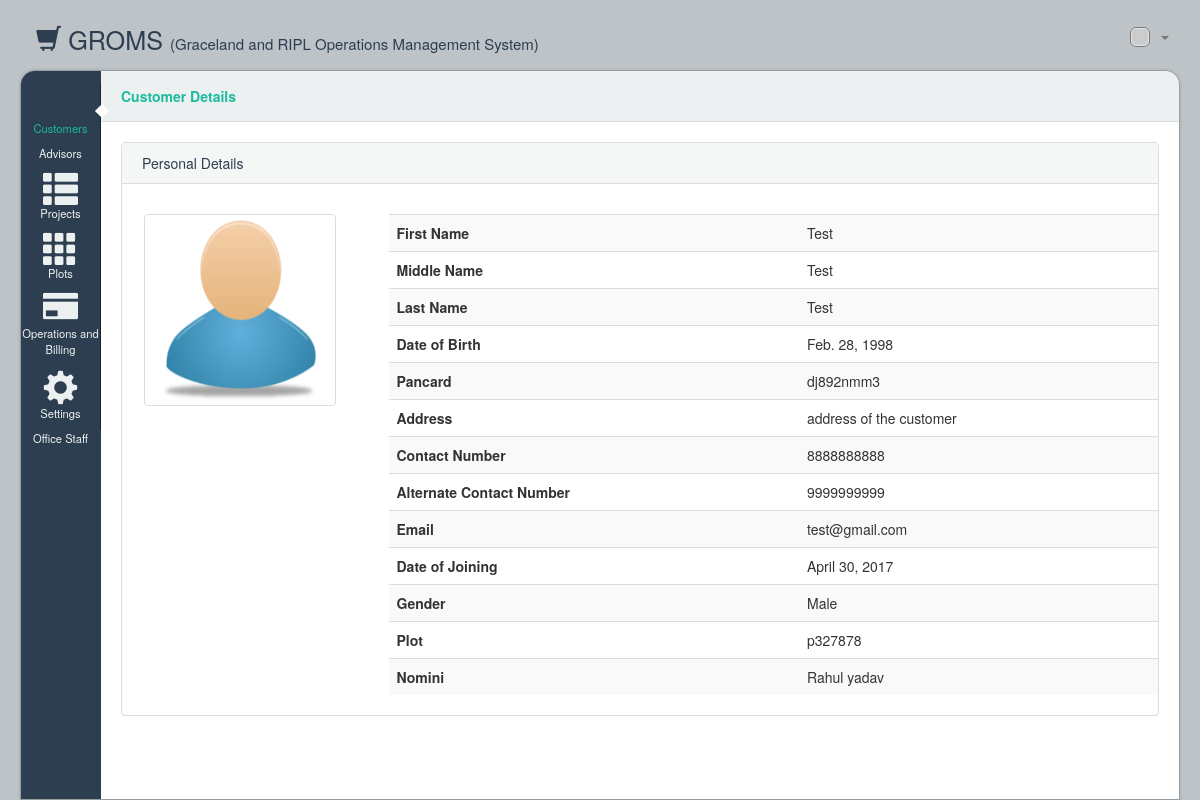
The app's page /customer_detail/1/ with its own data.
### grom/models.py (models this page shows, shortened)
class CustomerDetail(models.Model):
	MALE = "Male"
	FEMALE = "Female"
	gender_choices = (
		(MALE, 'Male'),
		(FEMALE, 'Female'),
		)
	first_name = models.CharField(max_length=20)
	middle_name = models.CharField(max_length=20)
	last_name = models.CharField(max_length=20)
	date_of_birth = models.DateField()
	pancard = models.CharField(max_length=50, null=True)
	address = models.TextField()
	contact_no = models.CharField(max_length=15)
	alternate_contact_no = models.CharField(max_length=15, null=True)
	email = models.EmailField(null=True)
	date_of_joining = models.DateField()
	gender = models.CharField(max_length=6, choices=gender_choices)
	plot = models.ForeignKey('PlotDetail', default=1)
	nomini = models.ForeignKey('NominiDetail', default=1)

class PlotDetail(models.Model):
	plot_number = models.CharField(max_length = 10)
	remark = models.TextField()
	date = models.DateField()
	total_area = models.FloatField()
	tan_area = models.FloatField()
	net_area = models.FloatField()
	status = models.CharField(max_length = 15)
	project_id = models.ForeignKey('ProjectDetail')
	def __str__(self):
		return self.plot_number

class NominiDetail(models.Model):
	MALE = "Male"
	FEMALE = "Female"
	gender_choices = (
		(MALE, 'Male'),
		(FEMALE, 'Female'),
		)
	fullname = models.CharField(max_length=50)
	age = models.IntegerField()
	gender = models.CharField(max_length=6, choices=gender_choices)
	relation = models.CharField(max_length=20)
	address = models.TextField()
	contact_no = models.CharField(max_length=15)
	email = models.EmailField(max_length=100, null=True)
	def __str__(self):
		return self.fullname

### grom/views.py (the view)
# urls.py: url(r'^customer_detail/(?P<customer_id>.+)/$', views.customer_detail),
def customer_detail(request, customer_id):
    customer = CustomerDetail.objects.get(id=customer_id)
    return render(request, 'grom/customer_detail.html', {'customer': customer})

### grom/templates/grom/customer_detail.html (shortened to what this page needs)
{%extends 'grom/base.html'%}
{%load staticfiles %}
{%block content%}
      <section id='tools'>
        <ul class='breadcrumb' id='breadcrumb'>
          <li class='title'>Customer Details</li>
        </ul>
        <div id='toolbar'>
        </div>
      </section>
      <div id='content'>
        <div class='panel panel-default'>
          <div class='panel-heading'>
            Personal Details
          </div>
          <div class='panel-body'></div>
          <div class='row'>
            <div align='center' class='col-md-3 col-lg-3'>
              <img class="img-responisve img-thumbnail" alt="" width="192" height="192" src="{%static 'img/thumb_default.png'%}" />
            </div>
            <div class='col-md-9 col-lg-9'>
              <table class='table table-user-information'>
                <tbody>
                  <tr>
                    <th>First Name</th>
                    <td>{{customer.first_name}}</td>
                  </tr>
                  <tr>
                    <th>Middle Name</th>
                    <td>{{customer.middle_name}}</td>
                  </tr>
                  <tr>
                    <th>Last Name</th>
                    <td>{{customer.last_name}}</td>
                  </tr>
                  <tr>
                    <th>Date of Birth</th>
                    <td>{{customer.date_of_birth}}</td>
                  </tr>
                  <tr>
                    <th>Pancard</th>
                    <td>{{customer.pancard}}</td>
                  </tr>
                  <tr>
                    <th>Address</th>
                    <td>{{customer.address}}</td>
                  </tr>
                  <tr>
                    <th>Contact Number</th>
                    <td>{{customer.contact_no}}</td>
                  </tr>
                  <tr>
                    <th>Alternate Contact Number</th>
                    <td>{{customer.alternate_contact_no}}</td>
                  </tr>
                  <tr>
                    <th>Email</th>
                    <td>{{customer.email}}</td>
                  </tr>
                  <tr>
                    <th>Date of Joining</th>
                    <td>{{customer.date_of_joining}}</td>
                  </tr>
                  <tr>
                    <th>Gender</th>
                    <td>{{customer.gender}}</td>
                  </tr>
                  <tr>
                    <th>Plot</th>
                    <td>{{customer.plot}}</td>
                  </tr>
                  <tr>
                    <th>Nomini</th>
                    <td>{{customer.nomini}}</td>
                  </tr>
                </tbody>
              </table>
            </div>
          </div>
        </div>
      </div>
   {%endblock content%}

### grom/templates/grom/base.html (shortened to what this page needs)
{%load staticfiles %}
<!DOCTYPE html>
<html class='no-js' lang='en'>
  <head>
    <link href="{% static 'css/application-54aa54ec.css' %}" rel="stylesheet" type="text/css"/>
    <link href="//netdna.bootstrapcdn.com/font-awesome/3.2.0/css/font-awesome.min.css" rel="stylesheet" type="text/css" />
  </head>
  <body class='main page'>
    <div class='navbar navbar-default' id='navbar'>
      <a class='navbar-brand' href='#'>
        <i class='glyphicon glyphicon-shopping-cart'></i>
        GROMS <span style="font-size: 15px;">(Graceland and RIPL Operations Management System)</span>
      </a>
      <ul class='nav navbar-nav pull-right'>
        <li class='dropdown user'>
          <a class='dropdown-toggle' data-toggle='dropdown' href='#'>
            <img class="img-rounded" src="http://placehold.it/20x20/ccc/777" />
            <b class='caret'></b>
          </a>
        </li>
      </ul>
    </div>
    <div id='wrapper' style="min-height: 90%;">
      <section id='sidebar'>
        <ul id='dock'>
          <li class='active launcher'>
            <a href="/customer/">Customers</a>
          </li>
          <li class='launcher'>
            <a href="/agentinfo/">Advisors</a>
          </li>
          <li class='launcher'>
            <i class='glyphicon glyphicon-th-list'></i>
            <a href="/projects/">Projects</a>
          </li>
          <li class='launcher'>
            <i class='glyphicon glyphicon-th'></i>
            <a href="/plots/">Plots</a>
          </li>
          <li class='launcher'>
            <i class='glyphicon glyphicon-credit-card'></i>
            <a href="/billing/">Operations and Billing</a>
          </li>
          <br>
          <li class='launcher'>
            <i class='glyphicon glyphicon-cog'></i>
            <a href="/setting/">Settings</a>
          </li>
          <li class='launcher'>
            <a href="/staffmember/">Office Staff</a>
          </li>
        </ul>
      </section>
      {%block content%} {%endblock content%}
    </div>
  </body>
</html>

### records on screen
CustomerDetail: first_name "Test", middle_name "Test", last_name "Test", date_of_birth "Feb. 28, 1998", pancard "dj892nmm3", address "address of the customer", contact_no "8888888888", alternate_contact_no "9999999999", email "test@gmail.com", date_of_joining "April 30, 2017", gender "Male", plot "p327878", nomini "Rahul yadav"
